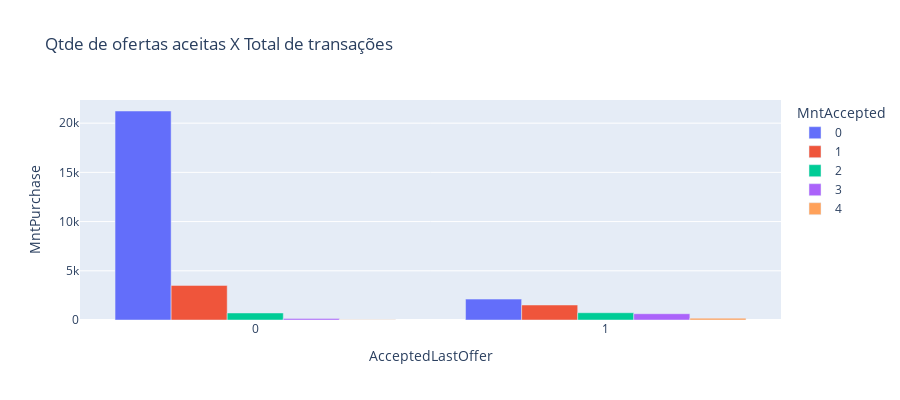

Here is the notebook cell this chart was saved with:
### Code cell
aux_df = df.groupby(['AcceptedLastOffer', 'MntAccepted'])['MntPurchase'].sum().reset_index()
fig = px.bar(aux_df, x='AcceptedLastOffer', y='MntPurchase', color='MntAccepted',
             barmode='group', height=400, title='Qtde de ofertas aceitas X Total de transações')
fig.show()

### Figure 1 — Plotly figure (JSON) as saved in the notebook; plotly's stock layout.template omitted (floating-point values rounded to 4 significant figures)
{"data": [{"alignmentgroup": "True", "hovertemplate": "MntAccepted=0<br>AcceptedLastOffer=%{x}<br>MntPurchase=%{y}<extra></extra>", "legendgroup": "0", "marker": {"color": "#636efa", "pattern": {"shape": ""}}, "name": "0", "offsetgroup": "0", "orientation": "v", "showlegend": true, "textposition": "auto", "type": "bar", "x": ["0", "1"], "xaxis": "x", "y": [21236, 2123], "yaxis": "y"}, {"alignmentgroup": "True", "hovertemplate": "MntAccepted=1<br>AcceptedLastOffer=%{x}<br>MntPurchase=%{y}<extra></extra>", "legendgroup": "1", "marker": {"color": "#EF553B", "pattern": {"shape": ""}}, "name": "1", "offsetgroup": "1", "orientation": "v", "showlegend": true, "textposition": "auto", "type": "bar", "x": ["0", "1"], "xaxis": "x", "y": [3518, 1523], "yaxis": "y"}, {"alignmentgroup": "True", "hovertemplate": "MntAccepted=2<br>AcceptedLastOffer=%{x}<br>MntPurchase=%{y}<extra></extra>", "legendgroup": "2", "marker": {"color": "#00cc96", "pattern": {"shape": ""}}, "name": "2", "offsetgroup": "2", "orientation": "v", "showlegend": true, "textposition": "auto", "type": "bar", "x": ["0", "1"], "xaxis": "x", "y": [713, 738], "yaxis": "y"}, {"alignmentgroup": "True", "hovertemplate": "MntAccepted=3<br>AcceptedLastOffer=%{x}<br>MntPurchase=%{y}<extra></extra>", "legendgroup": "3", "marker": {"color": "#ab63fa", "pattern": {"shape": ""}}, "name": "3", "offsetgroup": "3", "orientation": "v", "showlegend": true, "textposition": "auto", "type": "bar", "x": ["0", "1"], "xaxis": "x", "y": [144, 637], "yaxis": "y"}, {"alignmentgroup": "True", "hovertemplate": "MntAccepted=4<br>AcceptedLastOffer=%{x}<br>MntPurchase=%{y}<extra></extra>", "legendgroup": "4", "marker": {"color": "#FFA15A", "pattern": {"shape": ""}}, "name": "4", "offsetgroup": "4", "orientation": "v", "showlegend": true, "textposition": "auto", "type": "bar", "x": ["0", "1"], "xaxis": "x", "y": [23, 187], "yaxis": "y"}], "layout": {"barmode": "group", "height": 400, "legend": {"title": {"text": "MntAccepted"}, "tracegroupgap": 0}, "title": {"text": "Qtde de ofertas aceitas X Total de transações"}, "xaxis": {"anchor": "y", "domain": [0, 1], "title": {"text": "AcceptedLastOffer"}}, "yaxis": {"anchor": "x", "domain": [0, 1], "title": {"text": "MntPurchase"}}}}
